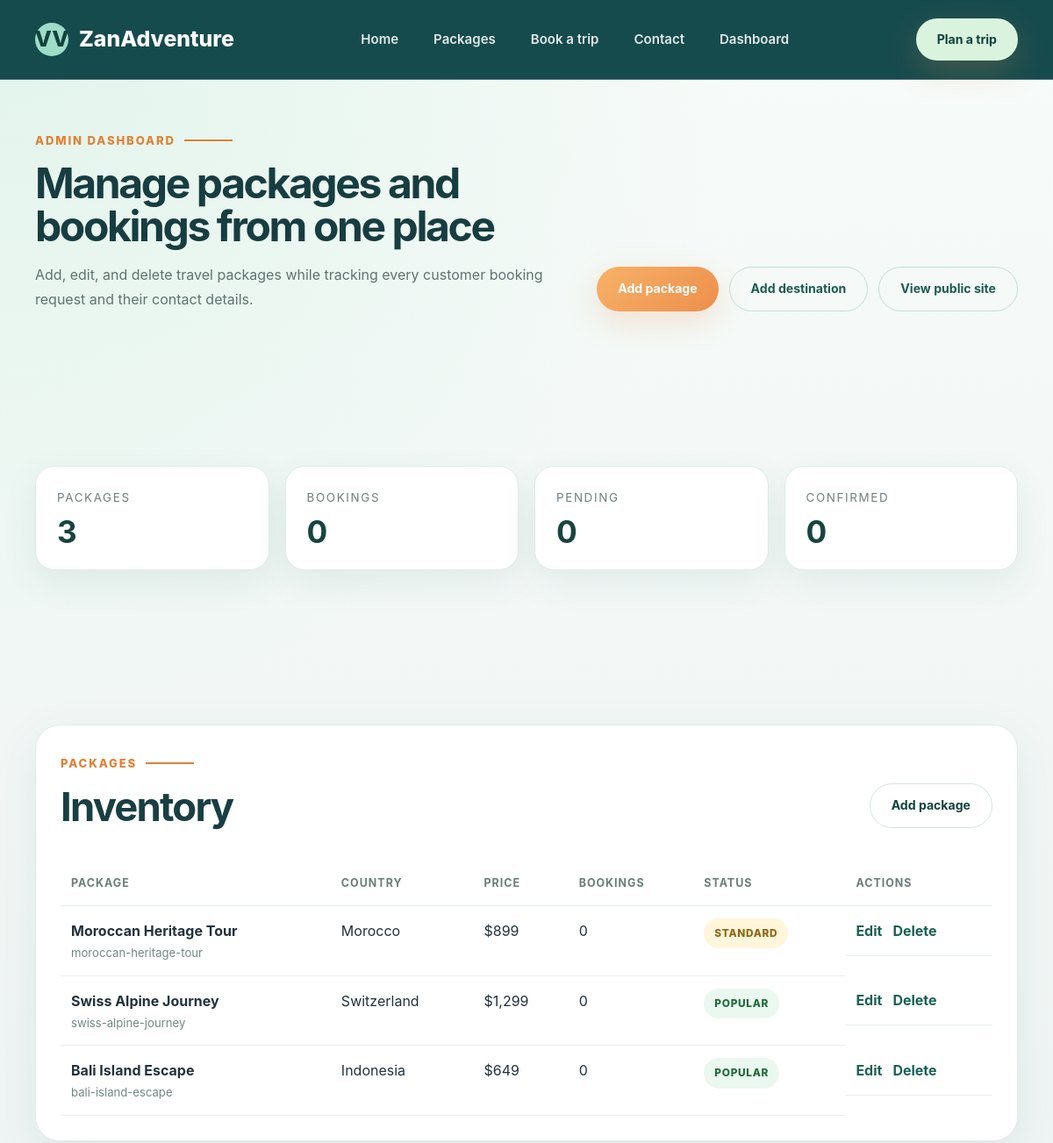
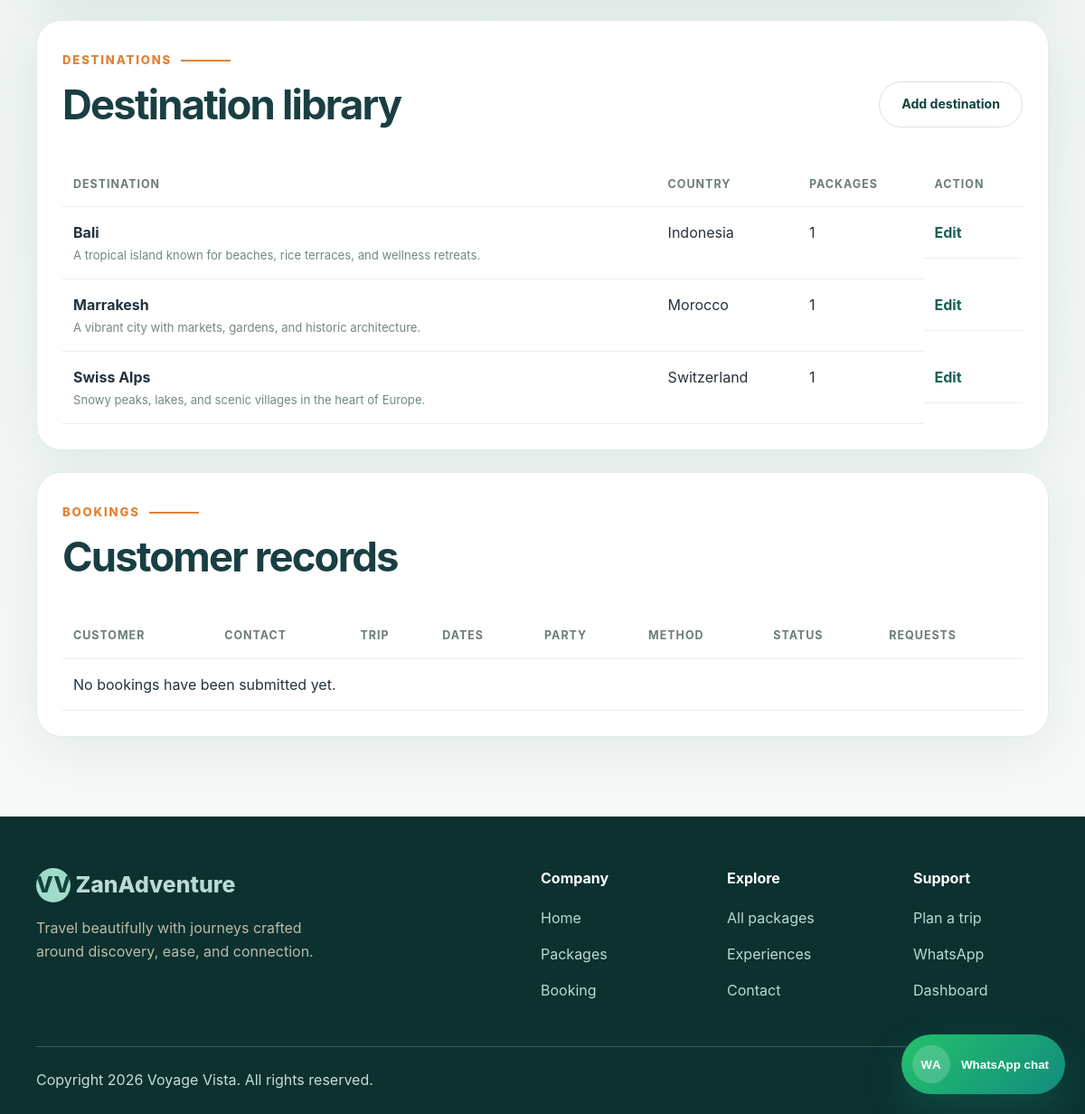
The app's page /dashboard/ (signed in), older data (2 pictures, top to bottom).
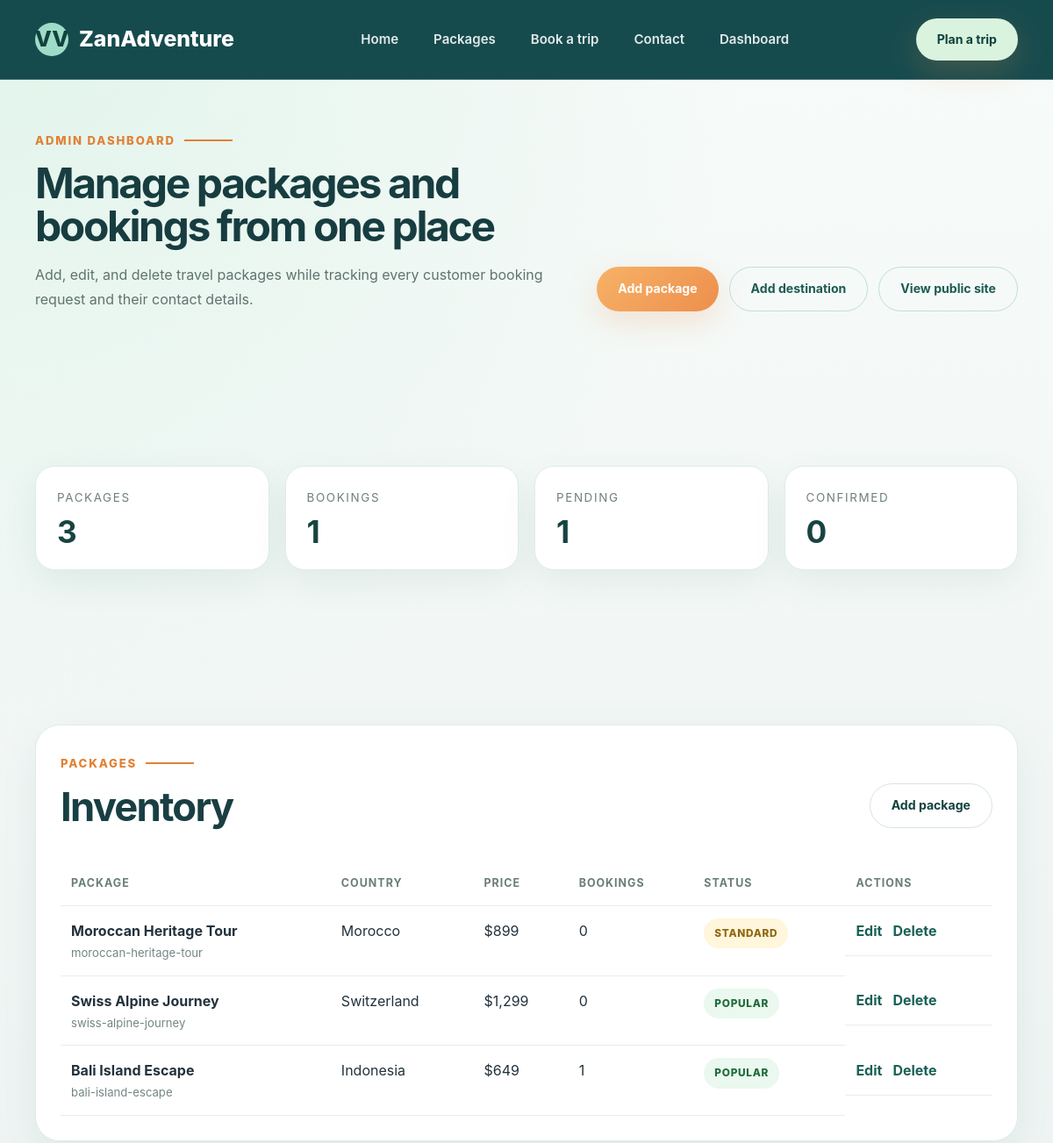
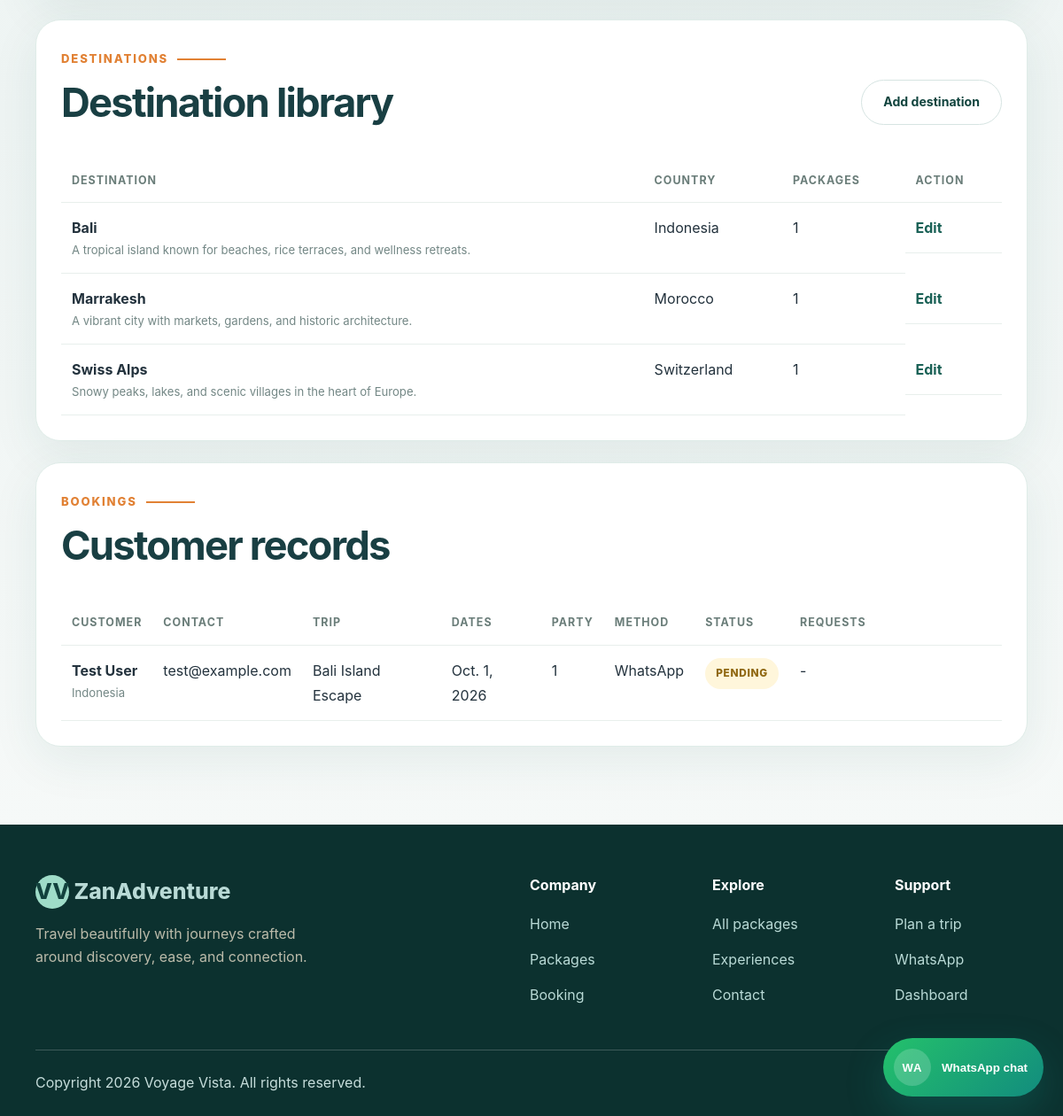
The same page, newer data (2 pictures, top to bottom).
### tour_app/models.py (models this page shows, shortened)
class TourPackage(models.Model):
    title = models.CharField(max_length=150)
    slug = models.SlugField(unique=True)
    destination = models.ForeignKey(Destination, on_delete=models.CASCADE, related_name='packages', null=True, blank=True)
    country = models.CharField(max_length=100)
    duration = models.CharField(max_length=50)
    price = models.CharField(max_length=50)
    summary = models.TextField(blank=True)
    description = models.TextField(blank=True)
    image = models.URLField(blank=True)
    is_popular = models.BooleanField(default=False)
    created_at = models.DateTimeField(auto_now_add=True)

class Destination(models.Model):
    name = models.CharField(max_length=100)
    country = models.CharField(max_length=100)
    description = models.TextField(blank=True)
    image_url = models.URLField(blank=True)

class Booking(models.Model):
    class Status(models.TextChoices):
        PENDING = 'pending', 'Pending'
        CONFIRMED = 'confirmed', 'Confirmed'
        CANCELLED = 'cancelled', 'Cancelled'
    class ContactMethod(models.TextChoices):
        WHATSAPP = 'whatsapp', 'WhatsApp'
        EMAIL = 'email', 'Email'
        PHONE = 'phone', 'Phone Call'
    guest_name = models.CharField(max_length=120)
    guest_email = models.EmailField()
    guest_phone = models.CharField(max_length=30, blank=True, default='')
    whatsapp_number = models.CharField(max_length=30, blank=True, default='')
    country = models.CharField(max_length=100, blank=True, default='')
    package = models.ForeignKey(TourPackage, on_delete=models.SET_NULL, null=True, blank=True, related_name='bookings')
    package_name = models.CharField(max_length=150, blank=True, default='')
    travelers = models.PositiveIntegerField(default=1)
    start_date = models.DateField(null=True, blank=True)
    return_date = models.DateField(null=True, blank=True)
    contact_method = models.CharField(max_length=20, choices=ContactMethod.choices, default=ContactMethod.WHATSAPP)
    special_requests = models.TextField(blank=True, default='')
    status = models.CharField(max_length=20, choices=Status.choices, default=Status.PENDING)
    created_at = models.DateTimeField(auto_now_add=True)

### tour_app/views.py (the view)
# urls.py: path('dashboard/', views.dashboard, name='dashboard'),
@staff_member_required
def dashboard(request):
    packages = TourPackage.objects.select_related('destination').annotate(
        booking_count=Count('bookings')
    ).order_by('-created_at')
    bookings = Booking.objects.select_related('package').order_by('-created_at')
    context = {
        'packages': packages,
        'destinations': Destination.objects.annotate(package_count=Count('packages')).order_by('name'),
        'bookings': bookings,
        'stats': {
            'packages': packages.count(),
            'bookings': bookings.count(),
            'pending': bookings.filter(status=Booking.Status.PENDING).count(),
            'confirmed': bookings.filter(status=Booking.Status.CONFIRMED).count(),
        },
    }
    return render(request, 'tour_app/dashboard.html', context)

### tour_app/context_processors.py (called while the page is built)
def site_settings(request):
    whatsapp_phone_number = getattr(settings, 'WHATSAPP_PHONE_NUMBER', '0612001424')
    normalized_whatsapp_phone = ''.join(ch for ch in str(whatsapp_phone_number) if ch.isdigit())
    return {
        'whatsapp_phone_number': normalized_whatsapp_phone,
        'whatsapp_default_message': getattr(
            settings,
            'WHATSAPP_DEFAULT_MESSAGE',
            'Hello, I would like more information about your travel packages.',
        ),
    }

### templates/tour_app/dashboard.html (shortened to what this page needs)
{% extends 'tour_app/base.html' %}
{% block body_class %}dashboard-page{% endblock %}
{% block content %}
<section class="section dashboard-hero">
    <div class="container dashboard-hero-grid">
        <div>
            <span class="eyebrow">Admin dashboard</span>
            <h1>Manage packages and bookings from one place</h1>
            <p>
                Add, edit, and delete travel packages while tracking every customer booking request and their contact details.
            </p>
        </div>
        <div class="dashboard-actions">
            <a class="btn btn-primary" href="{% url 'package_create' %}">Add package</a>
            <a class="btn btn-secondary" href="{% url 'destination_create' %}">Add destination</a>
            <a class="btn btn-secondary" href="{% url 'packages' %}">View public site</a>
        </div>
    </div>
</section>
<section class="section dashboard-stats">
    <div class="container dashboard-stat-grid">
        <article class="stat-card">
            <span>Packages</span>
            <strong>{{ stats.packages }}</strong>
        </article>
        <article class="stat-card">
            <span>Bookings</span>
            <strong>{{ stats.bookings }}</strong>
        </article>
        <article class="stat-card">
            <span>Pending</span>
            <strong>{{ stats.pending }}</strong>
        </article>
        <article class="stat-card">
            <span>Confirmed</span>
            <strong>{{ stats.confirmed }}</strong>
        </article>
    </div>
</section>
<section class="section dashboard-lists">
    <div class="container dashboard-panels">
        <article class="dashboard-panel">
            <div class="section-head split">
                <div>
                    <span class="eyebrow">Packages</span>
                    <h2>Inventory</h2>
                </div>
                <a class="btn btn-ghost" href="{% url 'package_create' %}">Add package</a>
            </div>
            <div class="table-wrap">
                <table class="dashboard-table">
                    <thead>
                        <tr>
                            <th>Package</th>
                            <th>Country</th>
                            <th>Price</th>
                            <th>Bookings</th>
                            <th>Status</th>
                            <th>Actions</th>
                        </tr>
                    </thead>
                    <tbody>
                        {% for package in packages %}
                            <tr>
                                <td>
                                    <strong>{{ package.title }}</strong>
                                    <div class="muted">{{ package.slug }}</div>
                                </td>
                                <td>{{ package.country }}</td>
                                <td>{{ package.price }}</td>
                                <td>{{ package.booking_count }}</td>
                                <td>
                                    {% if package.is_popular %}
                                        <span class="status-badge status-confirmed">Popular</span>
                                    {% else %}
                                        <span class="status-badge status-pending">Standard</span>
                                    {% endif %}
                                </td>
                                <td class="table-actions">
                                    <a href="{% url 'package_edit' package.pk %}">Edit</a>
                                    <a href="{% url 'package_delete' package.pk %}">Delete</a>
                                </td>
                            </tr>
                        {% empty %}
                            <tr>
                                <td colspan="6" class="table-empty">No packages have been created yet.</td>
                            </tr>
                        {% endfor %}
                    </tbody>
                </table>
            </div>
        </article>
        <article class="dashboard-panel">
            <div class="section-head split">
                <div>
                    <span class="eyebrow">Destinations</span>
                    <h2>Destination library</h2>
                </div>
                <a class="btn btn-ghost" href="{% url 'destination_create' %}">Add destination</a>
            </div>
            <div class="table-wrap">
                <table class="dashboard-table">
                    <thead>
                        <tr>
                            <th>Destination</th>
                            <th>Country</th>
                            <th>Packages</th>
                            <th>Action</th>
                        </tr>
                    </thead>
                    <tbody>
                        {% for destination in destinations %}
                            <tr>
                                <td>
                                    <strong>{{ destination.name }}</strong>
                                    <div class="muted">{{ destination.description|default:"No description yet."|truncatewords:12 }}</div>
                                </td>
                                <td>{{ destination.country }}</td>
                                <td>{{ destination.package_count }}</td>
                                <td class="table-actions"><a href="{% url 'destination_edit' destination.pk %}">Edit</a></td>
                            </tr>
                        {% empty %}
                            <tr><td colspan="4" class="table-empty">No destinations have been added yet.</td></tr>
                        {% endfor %}
                    </tbody>
                </table>
            </div>
        </article>
        <article class="dashboard-panel">
            <div class="section-head split">
                <div>
                    <span class="eyebrow">Bookings</span>
                    <h2>Customer records</h2>
                </div>
            </div>
            <div class="table-wrap">
                <table class="dashboard-table bookings-table">
                    <thead>
                        <tr>
                            <th>Customer</th>
                            <th>Contact</th>
                            <th>Trip</th>
                            <th>Dates</th>
                            <th>Party</th>
                            <th>Method</th>
                            <th>Status</th>
                            <th>Requests</th>
                        </tr>
                    </thead>
                    <tbody>
                        {% for booking in bookings %}
                            <tr>
                                <td>
                                    <strong>{{ booking.guest_name }}</strong>
                                    <div class="muted">{{ booking.country|default:"Unknown country" }}</div>
                                </td>
                                <td>
                                    <div>{{ booking.guest_email }}</div>
                                </td>
                                <td>{{ booking.package_name|default:booking.package.title|default:"-" }}</td>
                                <td>
                                    <div>{{ booking.start_date|default:"-" }}</div>
                                </td>
                                <td>{{ booking.travelers }}</td>
                                <td>{{ booking.get_contact_method_display }}</td>
                                <td>
                                    <span class="status-badge status-{{ booking.status }}">{{ booking.get_status_display }}</span>
                                </td>
                                <td class="request-cell">{{ booking.special_requests|default:"-" }}</td>
                            </tr>
                        {% empty %}
                            <tr>
                                <td colspan="8" class="table-empty">No bookings have been submitted yet.</td>
                            </tr>
                        {% endfor %}
                    </tbody>
                </table>
            </div>
        </article>
    </div>
</section>
{% endblock %}

### templates/tour_app/base.html (shortened to what this page needs)
{% load static %}
<!DOCTYPE html>
<html lang="en">
<head>
    <link rel="stylesheet" href="{% static 'css/styles.css' %}" />
</head>
<body class="{% block body_class %}{% endblock %}">
    <header class="topbar">
        <div class="container nav-wrapper">
            <a href="{% url 'home' %}" class="brand">
                <span class="brand-icon">VV</span>
                <span>ZanAdventure</span>
            </a>
            <nav class="main-nav">
                <a class="{% if request.resolver_match.url_name == 'home' %}active{% endif %}" href="{% url 'home' %}">Home</a>
                <a class="{% if request.resolver_match.url_name == 'packages' or request.resolver_match.url_name == 'package_detail' %}active{% endif %}" href="{% url 'packages' %}">Packages</a>
                <a href="{% url 'home' %}#booking">Book a trip</a>
                <a href="{% url 'home' %}#contact">Contact</a>
                {% if user.is_staff %}
                    <a href="{% url 'dashboard' %}">Dashboard</a>
                {% endif %}
            </nav>
            <a class="btn btn-primary nav-btn" href="{% url 'home' %}#booking">Plan a trip</a>
        </div>
    </header>
    {% block content %}{% endblock %}
    <div
        class="whatsapp-widget"
        data-whatsapp-widget
        data-whatsapp-phone="{{ whatsapp_phone_number }}"
        data-whatsapp-message="{{ whatsapp_default_message }}"
    >
        <button class="whatsapp-fab" type="button" aria-expanded="false">
            <span class="whatsapp-fab-badge">WA</span>
            <span class="whatsapp-fab-text">WhatsApp chat</span>
        </button>
    </div>
    <footer class="footer" id="contact">
        <div class="container footer-grid">
            <div>
                <a class="brand footer-brand" href="{% url 'home' %}">
                    <span class="brand-icon">VV</span>
                    <span>ZanAdventure</span>
                </a>
                <p class="footer-copy">Travel beautifully with journeys crafted around discovery, ease, and connection.</p>
            </div>
            <div>
                <h4>Company</h4>
                <a href="{% url 'home' %}">Home</a>
                <a href="{% url 'packages' %}">Packages</a>
                <a href="{% url 'home' %}#booking">Booking</a>
            </div>
            <div>
                <h4>Explore</h4>
                <a href="{% url 'packages' %}">All packages</a>
                <a href="{% url 'home' %}#experiences">Experiences</a>
                <a href="{% url 'home' %}#contact">Contact</a>
            </div>
            <div>
                <h4>Support</h4>
                <a href="{% url 'home' %}#booking">Plan a trip</a>
                <a href="https://api.whatsapp.com/send?phone={{ whatsapp_phone_number }}&amp;text={{ whatsapp_default_message|urlencode }}" target="_blank" rel="noopener">WhatsApp</a>
                {% if user.is_staff %}
                    <a href="{% url 'dashboard' %}">Dashboard</a>
                {% endif %}
            </div>
        </div>
        <div class="container footer-bottom">
            <span>Copyright 2026 Voyage Vista. All rights reserved.</span>
        </div>
    </footer>
</body>
</html>

Row changes from the older to the newer data that the page shows:
computed for TourPackage "Bali Island Escape": booking_count "0" → "1"
added Booking: guest_name "Test User", country "Indonesia", guest_email "test@example.com", package_name "Bali Island Escape", start_date "Oct. 1, 2026", travelers "1", contact_method "WhatsApp", status "PENDING", special_requests "-"
Text that changed along with them:
{{ stats.bookings }}: "0" → "1"
{{ stats.pending }}: "0" → "1"
text no longer shown: "No bookings have been submitted yet."
